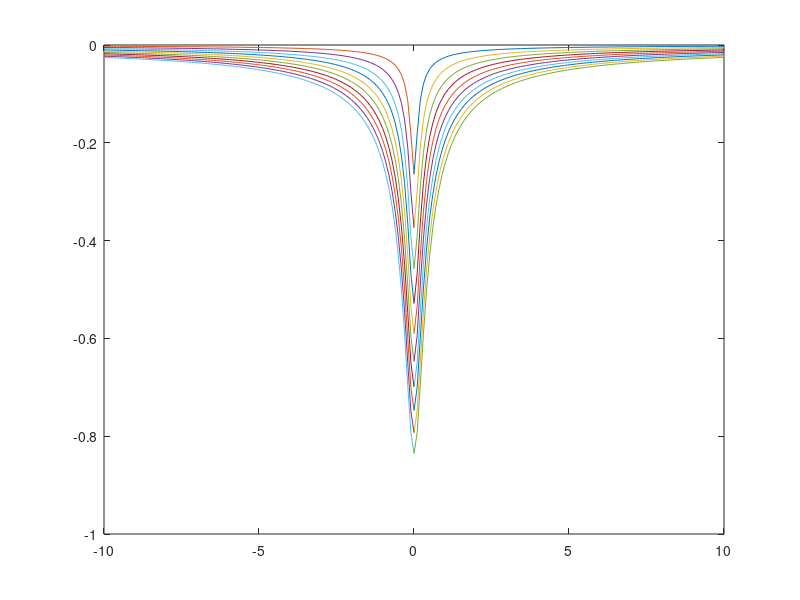

MATLAB code for this plot:
for i = 1:10
    F = 0.1*i;
    eta = 0.45;
    E = 1;
    x = linspace(0, 10, 100);

    u_x = x - (x.^2 + 4*((1+eta)*(1-2*eta)*F)/(2*pi*E)).^0.5;
    u_z = F*(1-eta^2)./(pi*E*(x-u_x));

    plot(x,-u_z,-x,-u_z)
    hold on;
end
